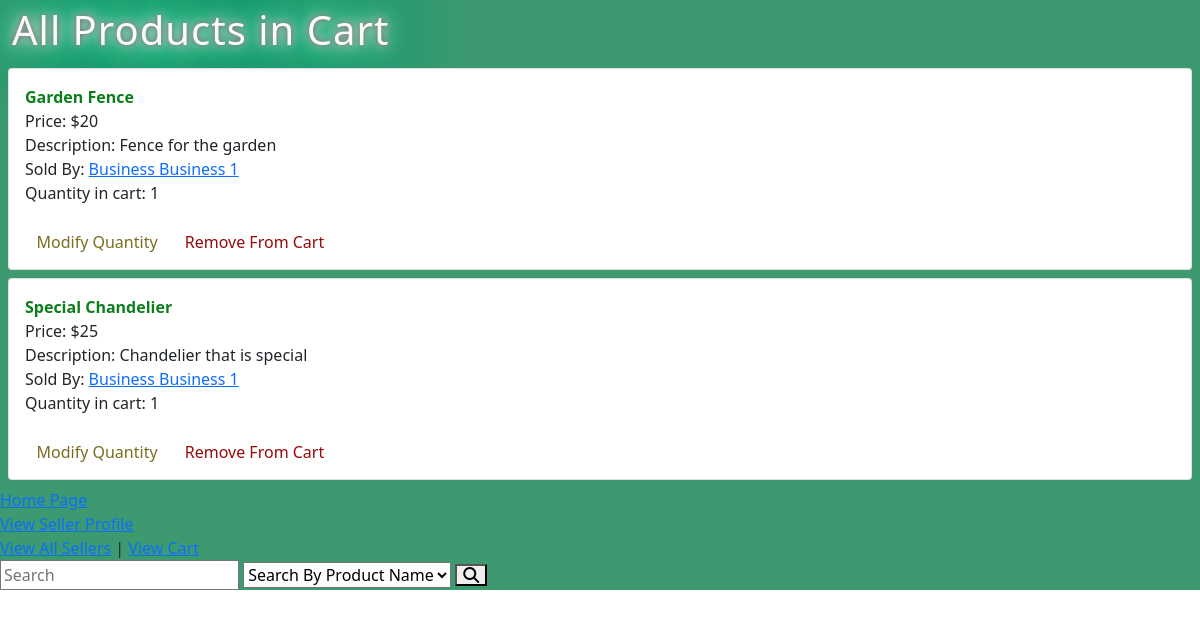
/Cart/index (signed in), run on the app's committed database.
### tables this page shows
CREATE TABLE `product` (
  `product_id` int(11) NOT NULL,
  `product_name` varchar(50) NOT NULL,
  `category_id` int(11) NOT NULL,
  `seller_id` int(11) NOT NULL,
  `available_quantity` int(11) NOT NULL,
  `price` int(11) NOT NULL,
  `description` text NOT NULL,
  `quality` tinyint(1) NOT NULL COMMENT ' 0 is new, 1 is somewhat used, 2 is very used'
);

CREATE TABLE `seller` (
  `seller_id` int(11) NOT NULL,
  `user_id` int(11) NOT NULL,
  `type` tinyint(1) NOT NULL COMMENT '0 is independent, 1 is business',
  `name` varchar(40) NOT NULL,
  `location` varchar(100) NOT NULL
);

CREATE TABLE `products_in_cart` (
  `id` int(11) NOT NULL,
  `cart_id` int(11) NOT NULL,
  `product_id` int(11) NOT NULL,
  `quantity` int(11) NOT NULL
);

### app/controllers/Cart.php (called while the page is built, shortened)
<?php
        class Cart extends \app\core\Controller {
            public function index() {
                $cart = new \app\models\Cart();
                $ids = $cart->getAllProductsInCart();
                $product = new \app\models\Product();
                $products = [];
                foreach ($ids as $id) {
                    $product = $product->get($id[0]);
                    $products[] = $product;
                }
                $this->view('Cart/index', $products);
            }
        }

### app/core/App.php (called while the page is built, shortened)
<?php
		class App {
			private $method = 'index';
			public function __construct() {
				$url = self::parseUrl();
				if (isset($url[0])) {
					unset($url[0]);
				}
				$this->controller = new $this->controller;
				if (isset($url[1])) {
					if (method_exists($this->controller, $url[1]))
						$this->method = $url[1];
					unset($url[1]);
				}
				$this->params = $url ? array_values($url) : [];
				call_user_func_array([$this->controller, $this->method], $this->params);
			}
			private static function parseUrl() {
				if (isset($_GET['url'])) {
					return explode('/',
						filter_var(
							rtrim($_GET['url'], '/'),
							FILTER_SANITIZE_URL)
					);
				}
			}
		}

### index.php (called while the page is built, shortened)
<?php
    new \app\core\App();

### app/models/Product.php (called while the page is built, shortened)
<?php
        class Product extends \app\core\Model {
            function get($product_id) {
                $SQL = 'SELECT * FROM product WHERE product_id = :product_id';
                $STMT = self::$_connection->prepare($SQL);
                $STMT->execute(['product_id'=>$product_id]);
                $STMT->setFetchMode(\PDO::FETCH_CLASS, "app\models\Product");
                return $STMT->fetch();
            }
        }

### app/core/DBConnection.php (called while the page is built, shortened)
<?php
		class DBConnection {
			static $connection = null;
			private function __construct() {
				if (self::$connection == null) {
					$host = 'localhost';
					$DBname = 'projectdb';
					$user = 'root';
					$password = '';
					self::$connection = new \PDO("mysql:host=$host;dbname=$DBname", $user, $password);
				}
			}
			public static function getInstance() {
				return self::$connection;
			}
		}

### app/models/Cart.php (called while the page is built, shortened)
<?php
        class Cart extends \app\core\Model {
            public function getAllProductsInCart() {
                $SQL = 'SELECT product_id FROM products_in_cart WHERE cart_id = :cart_id';
                $STMT = self::$_connection->prepare($SQL);
                $STMT->execute(['cart_id'=>$_SESSION['cart_id']]);
                return $STMT->fetchAll();
            }
            public function getQuantityByProductId($product_id) {
                $SQL = 'SELECT quantity FROM products_in_cart WHERE product_id = :product_id AND cart_id = :cart_id';
                $STMT = self::$_connection->prepare($SQL);
                $STMT->execute(['product_id'=>$product_id, 'cart_id'=>$_SESSION['cart_id']]);
                return $STMT->fetch();
            }
        }

### app/models/Seller.php (called while the page is built, shortened)
<?php
    class Seller extends \app\core\Model {
        function get($seller_id) {
            $SQL = 'SELECT * FROM seller WHERE seller_id = :seller_id';
            $STMT = self::$_connection->prepare($SQL);
            $STMT->execute(['seller_id'=> $seller_id]);
            $STMT->setFetchMode(\PDO::FETCH_CLASS, "app\models\Seller");
            return $STMT->fetch();
        }
    }

### app/views/Cart/index.php (the view, shortened to what this page needs)
<html>
    <head>
        <link rel="stylesheet" href="../public/css/style.css">
        <link href="https://cdn.jsdelivr.net/npm/bootstrap@5.1.3/dist/css/bootstrap.min.css" rel="stylesheet">
    </head>
    <body>
        <div class='products'>
        <h1 id='all'>All Products in Cart</h1>
        <?php
            $seller = new \app\models\Seller();
            $cart = new \app\models\Cart();
            if ($data != null) {
                foreach($data as $product){
                    $quantity = $cart->getQuantityByProductId($product->product_id);
                    $currentSeller = $seller->get($product->seller_id);
                    echo "<div class='card m-2'>
                    <div class='card-body'>
                    <b>$product->product_name</b> <br>
                    Price: $$product->price <br>
                    Description: $product->description <br>
                    Sold By: <a href='/Seller/index/$currentSeller->seller_id'>$currentSeller->name</a> <br>
                    Quantity in cart: $quantity[0] <br> <br>
                    <a href='/Cart/modifyQuantity/$product->product_id' class='m-2' id='upd'>Modify Quantity</a>
                    <a href='/Cart/removeFromCart/$product->product_id' class='m-2' id='del'>Remove From Cart</a> </div> </div>";
                }
            }
        ?>
        </div>
    </body>
</html>

### public/css/style.css (style rules this page uses)
.products { background: #3D9970; }
h1#all { Letter-spacing: 1px; margin-left: 10px; color: rgb(255, 248, 248); text-shadow: 0 0 7px rgb(75, 72, 72), 0 0 10px #fff, 0 0 21px #fff, 0 0 42px #0fa, 0 0 82px #0fa, 0 0 92px #0fa, 0 0 102px #0fa, 0 0 151px #0fa; line-height: 1.5em; text-indent: 2px; }
b { color: #0c7e1b; }
.m-2#upd { color: #7a6d1e; text-decoration: none; padding: 3.5px; border-radius: 15px 50px; }
.m-2#del { text-decoration: none; color: #960a0a; padding: 3.5px; border-radius: 50px 15px 50px 19px; }

### data on the page
product: product_name "Garden Fence", price "20", description "Fence for the garden", seller.name "Business Business 1", products_in_cart.quantity "1"
product: product_name "Special Chandelier", price "25", description "Chandelier that is special", seller.name "Business Business 1", products_in_cart.quantity "1"
